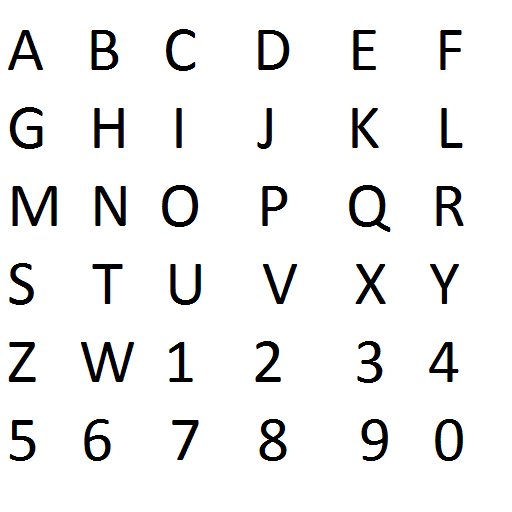
%> input picture Morphological Operations/alphanumeric_templates .bmp, 512 x 512 px
$ octave task2.m   (GNU Octave 9; MATLAB toolbox functions it lacks are replaced by stand-ins)
%> lines starting %> are read from the running program, lines starting %| are printed output that depends on the picture; in (x1, y1, x2, y2) boxes, pixels count from 0 and x2, y2 are one past the last pixel; in counts of white or black regions, pixels touching at a corner belong together; the program's own positions count from 1
image=imread('alphanumeric_templates .bmp');
%> image is the input picture: size 512x512x3 uint8; mean R, G, B 239, 239, 239
image_grey=rgb2gray(image);
image_binary=imbinarize(image_grey);
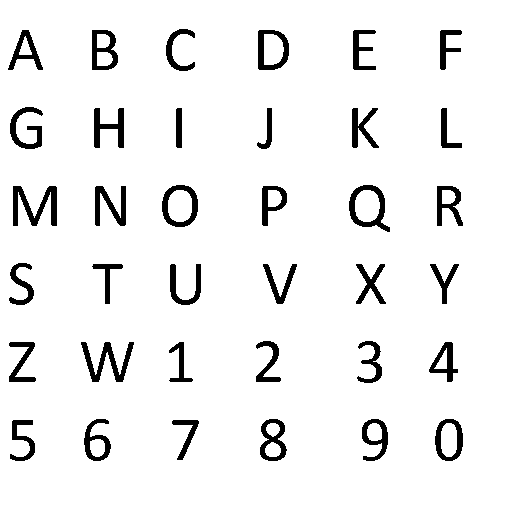
%> image_binary: size 512x512 logical; 93.6% white; 36 black regions, largest, box (x1, y1, x2, y2) and area: (13, 186, 57, 226) 825, (81, 342, 134, 382) 776, (349, 185, 390, 232) 663
image_binary=~image_binary;


[r,c]=size(image_binary);
%> r = 512; c = 512
% figure;
% imshow(image_binary);


%% 字母表方法1
  temp1=cell(36,1);
  temp2=cell(36,1);
  se1=cell(36,1);
  se2=cell(36,1);
  k=1;
 for i=1:80:c
      for j=1:80:r
          if(((i+80)<512)&&((j+80)<512))

              se1{k}=padarray(cut_edge(image_binary(i:i+80,j:j+80)),[1 1]);
              se2{k}=~se1{k};
%           se1{k}=cut_edge(image_binary(i:i+80,j:j+80));
%           se2{k}=~padarray(se1{k},[1 1]);
          k=k+1;
          end
      end
 end
%> after the loop, k = 37; se1 = 36 items; se2 = 36 items


 figure;
 for n=1:1:36
     subplot(6,6,n);
     imshow(se1{n});
 end
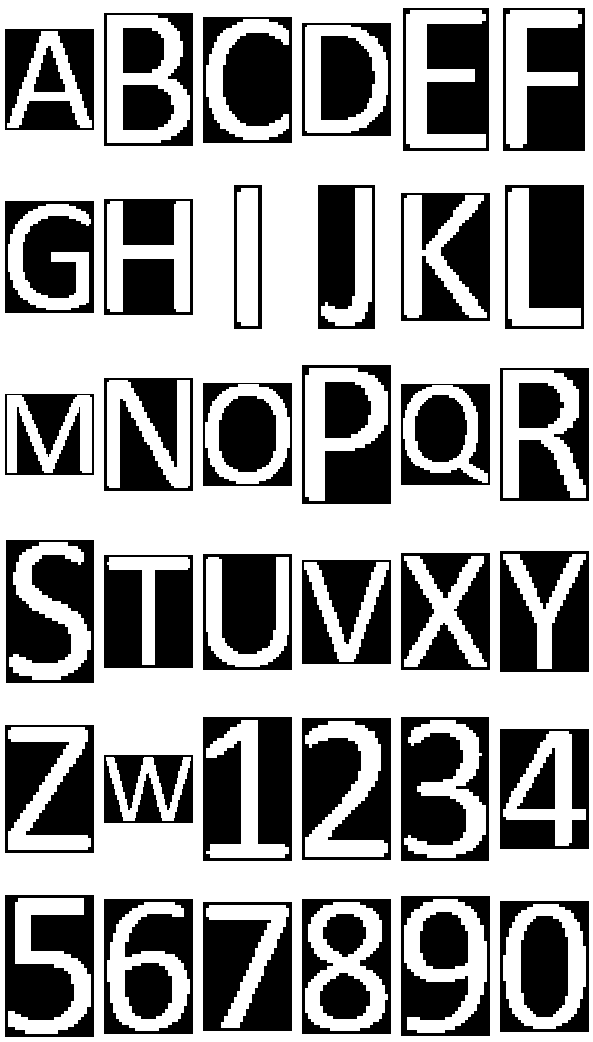
%> figure redrawn from the program's plot data, 36 panels
 figure;
 for n=1:1:36
     subplot(6,6,n);
     imshow(se2{n});
 end
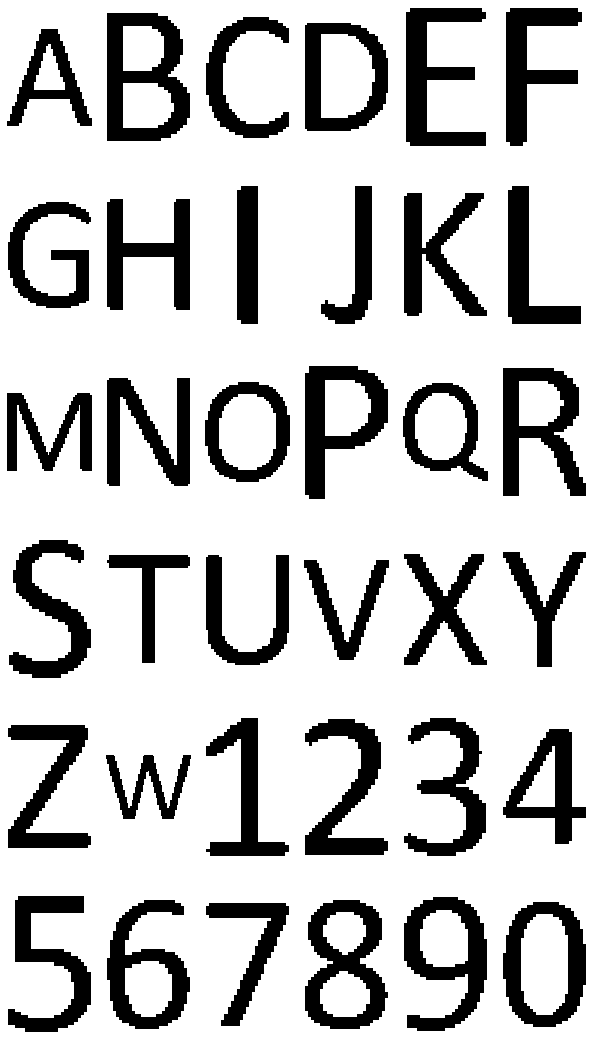
%> figure redrawn from the program's plot data, 36 panels


%se=a;

%% 字母表方法2
% [31 lines of commented-out code are left out]

%%
%车牌
 image_carplate=imread('car_license_plate.bmp');
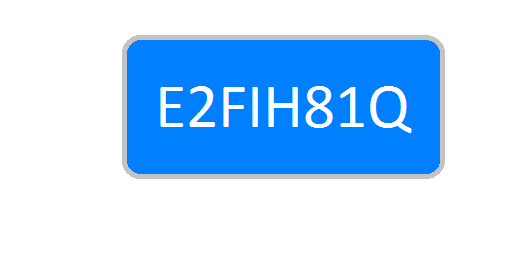
%> input picture Morphological Operations/car_license_plate.bmp, 512 x 256 px
%> image_carplate is the input picture: size 256x512x3 uint8; mean R, G, B 178.4, 215.8, 253
 image_carplate=imbinarize(rgb2gray( image_carplate));
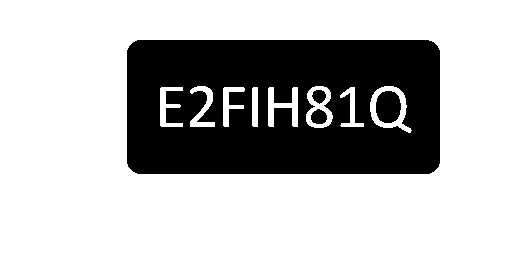
%> image_carplate: size 256x512 logical; 70.9% white; 4 black regions, box (x1, y1, x2, y2) and area: (127, 40, 440, 174) 37207, (376, 91, 401, 123) 657, (311, 109, 327, 124) 186, (312, 90, 326, 104) 140
 image_carplate=image_carplate(85:134,160:413);
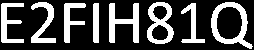
%> image_carplate: size 50x254 logical; 28.2% white; 8 white regions, largest, box (x1, y1, x2, y2) and area: (211, 2, 253, 49) 675, (109, 3, 139, 43) 566, (147, 2, 174, 44) 551
 chepai=image_carplate;

 figure;
 imshow(image_carplate);
 fanchepai=~chepai;
  figure;
 imshow(fanchepai);


% [47 lines of commented-out code are left out]
out1=zeros(1,300);
out2=zeros(1,8);
% [5 lines of commented-out code are left out]
   count=0;
   k=1;
% disp('i=');disp(i);
 for n=1:1:36

      outcome1=imerode(chepai,se1{n});
      [r_1,c_1]=size(outcome1);
      m=floor(r_1/2);
      o=floor(c_1/2);
      test1=sum(outcome1(20:30,:),'all');

      if(test1==1)
      [heng1,zong1]=find(outcome1(20:40,:)==1);
       out1(1,zong1)=n;
       out2(1,k)=zong1;
       k=k+1;
      end

%       figure;
%       imshow(outcome1);


      outcome2=imerode(fanchepai,se2{n}) ;
%       figure;
%       imshow(outcome2);
      [r_2,c_2]=size(outcome2);
       p=floor(r_2/2);
       q=floor(c_2/2);
       %test2=sum(outcome2(p-20:p+20,q-20:q+20),'all');
       %test2=sum(outcome2,'all');

       if(test1>1)
         outcome=outcome1&outcome2;
         [heng2,zong2]=find(outcome(20:40,:)==1);
          out1(1,zong2)=n;
          out2(1,k)=zong2;
          k=k+1;
       end


 end
%> this loop made 36 passes
%> (test1, heng1, zong1) on passes 5, 6, 8, 17, 27, 28, 34: (1, 4, 13), (1, 4, 75), (1, 4, 124), (1, 7, 232), (1, 4, 193), (1, 4, 44), (1, 4, 161)
%> (test1, heng2, zong2) on pass 9: (5, 4, 96)
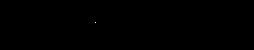
%> outcome: size 50x254 logical; 0.01% white in thin lines or dots, all inside (x1, y1, x2, y2) = (95, 22, 96, 23)
%> after the loop, k = 9; out1 = 300 values, max 34 at index 161, min 0 at index 1, mean 0.447; out2 = [13 75 124 96 232 193 44 161]

%chepai_jieguo=cell(1,8);
chepai_jieguo=[];
shunxu=zeros(1,8);
% alphanumeric_template= ["A", "B", "C", "D", "E", "F", ...
%                          "G", "H", "I", "J", "K", "L", ...
%                          "M", "N", "O", "P", "Q", "R", ...
%                          "S", "T", "U", "V", "X", "Y", ...
%                          "Z", "W", "1", "2", "3", "4", ...
%                          "5", "6", "7", "8", "9", "0"];
alphanumeric_template= ['A', 'B', 'C', 'D', 'E', 'F', ...
                         'G', 'H', 'I', 'J', 'K', 'L', ...
                         'M', 'N', 'O', 'P', 'Q', 'R', ...
                         'S', 'T', 'U', 'V', 'X', 'Y', ...
                         'Z', 'W', '1', '2', '3', '4', ...
                         '5', '6', '7', '8', '9', '0'];
 out3=sort(out2);
%> out3 = [13 44 75 96 124 161 193 232]

 jieguo="";
 for i=1:1:length(out3)
     shunxu(i)=out1(out3(i));
     chepai_jieguo{i}=alphanumeric_template(shunxu(i));
     q=string(chepai_jieguo{i});
     jieguo=strcat(jieguo,q);
     disp(chepai_jieguo{i});
 end
%> this loop made 8 passes
%> (q, jieguo) on passes 1 to 8: ('E', 'E'), ('2', 'E2'), ('F', 'E2F'), ('I', 'E2FI'), ('H', 'E2FIH'), ('8', 'E2FIH8'), ('1', 'E2FIH81'), ('Q', 'E2FIH81Q')
%| E
%| 2
%| F
%| I
%| H
%| 8
%| 1
%| Q
%> after the loop, chepai_jieguo = {'E', '2', 'F', 'I', 'H', '8', '1', 'Q'}; shunxu = [5 28 6 9 8 34 27 17]
 disp(shunxu);
%|     5   28    6    9    8   34   27   17
 disp('识别结果为：');disp(chepai_jieguo);
%| {
%|   [1,1] = E
%|   [1,2] = 2
%|   [1,3] = F
%|   [1,4] = I
%|   [1,5] = H
%|   [1,6] = 8
%|   [1,7] = 1
%|   [1,8] = Q
%| }
 pp=string(chepai_jieguo);
%> pp = {'E', '2', 'F', 'I', 'H', '8', '1', 'Q'}
 disp(jieguo);
%| E2FIH81Q
%end
